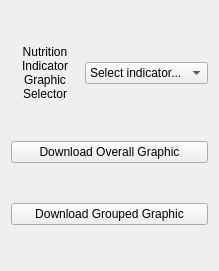
          <widget class="QWidget" name="layoutWidget">
           <property name="geometry">
            <rect>
             <x>10</x>
             <y>390</y>
             <width>219</width>
             <height>271</height>
            </rect>
           </property>
           <layout class="QVBoxLayout" name="verticalLayout_9">
            <item>
             <layout class="QHBoxLayout" name="horizontalLayout_18">
              <item>
               <widget class="QLabel" name="label_5">
                <property name="text">
                 <string>Nutrition Indicator Graphic Selector</string>
                </property>
                <property name="alignment">
                 <set>Qt::AlignCenter</set>
                </property>
                <property name="wordWrap">
                 <bool>true</bool>
                </property>
               </widget>
              </item>
              <item>
               <widget class="QComboBox" name="comboBox_5">
                <item>
                 <property name="text">
                  <string>Select indicator...</string>
                 </property>
                </item>
               </widget>
              </item>
             </layout>
            </item>
            <item>
             <widget class="QPushButton" name="pushButton_10">
              <property name="text">
               <string>Download Overall Graphic</string>
              </property>
             </widget>
            </item>
            <item>
             <widget class="QPushButton" name="pushButton_9">
              <property name="text">
               <string>Download Grouped Graphic</string>
              </property>
             </widget>
            </item>
           </layout>
          </widget>
